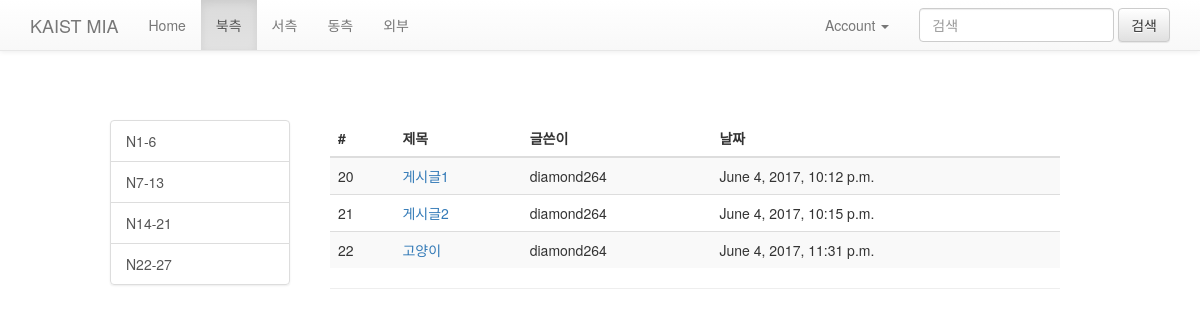
The app's page /posts/1/ with its own data.
### mia/models.py (models this page shows, shortened)
class Category(models.Model):
    area = models.CharField(max_length=30)
    korName = models.CharField(max_length=30)

class Board(models.Model):
    name = models.CharField(max_length=30)
    korName = models.CharField(max_length=30)
    categoryId = models.ForeignKey(Category)

class Post(models.Model):
    author = models.CharField(max_length=20)
    title = models.CharField(max_length=200)
    content = models.TextField()
    photo = models.ImageField(blank=True, null=True)
    created_at = models.DateTimeField(auto_now_add=True)
    updated_at = models.DateTimeField(auto_now=True)
    boardId = models.ForeignKey(Board)

### mia/views.py (the view)
# urls.py: url(r'posts/(?P<category_id>\d+)/$', views.posts, name='posts'),
def posts(request, category_id):
    board_list = Board.objects.filter(categoryId=category_id)
    category_list = Category.objects.all()
    board_id = board_list[0].id
    post_list=Post.objects.filter(boardId=board_id)
    context={
        'select_board':1,
        'board_list':board_list,
        'post_list':post_list,
        'select_category':int(category_id),
        'category_list':category_list,
    }
    return render(request,'mia/post.html', context)

### templates/mia/post.html (shortened to what this page needs)
<!DOCTYPE html>
{% extends "mia/base_post.html" %}
{% block top_bar %}
    <li><a href="/">Home</a></li>
    {% for category in category_list %}
        {% if select_category == category.id %}
        <li class="active"><a href="/posts/{{ category.id }}" id="c_{{ category.id }}">
            {{ category.korName }}
        </a></li>
        {% else %}
        <li><a href="/posts/{{ category.id }}" id="c_{{ category.id }}">
            {{ category.korName }}
        </a></li>
        {% endif %}
    {% endfor %}
{% endblock %}
{% block menu %}
    {% for board in board_list %}
    <a href="/posts/{{ select_category }}/{{ board.id }}" id="b_{{ board.id }}" class="list-group-item">
        {{ board.korName }}
    </a>
    {% endfor %}
{% endblock %}
{% block content %}
<table class="table table-striped">
        <thead>
            <tr>
            <th>#</th>
            <th>제목</th>
            <th>글쓴이</th>
            <th>날짜</th>
            </tr>
        </thead>
    <tbody>
    {% for post in post_list %}
    <tr>
        <td> {{ post.id }} </td>
        <td><a href="/posts/{{ select_category }}/{{ select_board }}/{{ post.id }}"> {{ post.title }} </a></td>
        <td> {{ post.author }} </td>
        <td> {{ post.created_at }} </td>
    </tr>
    {% endfor %}
    </tbody>
</table>
<hr/>
{% endblock %}

### mia/static/css/theme.css (style rules this page uses)
body { padding-top: 70px; padding-bottom: 30px; }

### mia/static/css/style.css (style rules this page uses)
body { background-color:white; }

### records on screen
Category: korName "북측"
Category: korName "서측"
Category: korName "동측"
Category: korName "외부"
Board: korName "N1-6"
Board: korName "N7-13"
Board: korName "N14-21"
Board: korName "N22-27"
Post: id "20", title "게시글1", author "diamond264", created_at "June 4, 2017, 10:12 p.m."
Post: id "21", title "게시글2", author "diamond264", created_at "June 4, 2017, 10:15 p.m."
Post: id "22", title "고양이", author "diamond264", created_at "June 4, 2017, 11:31 p.m."
